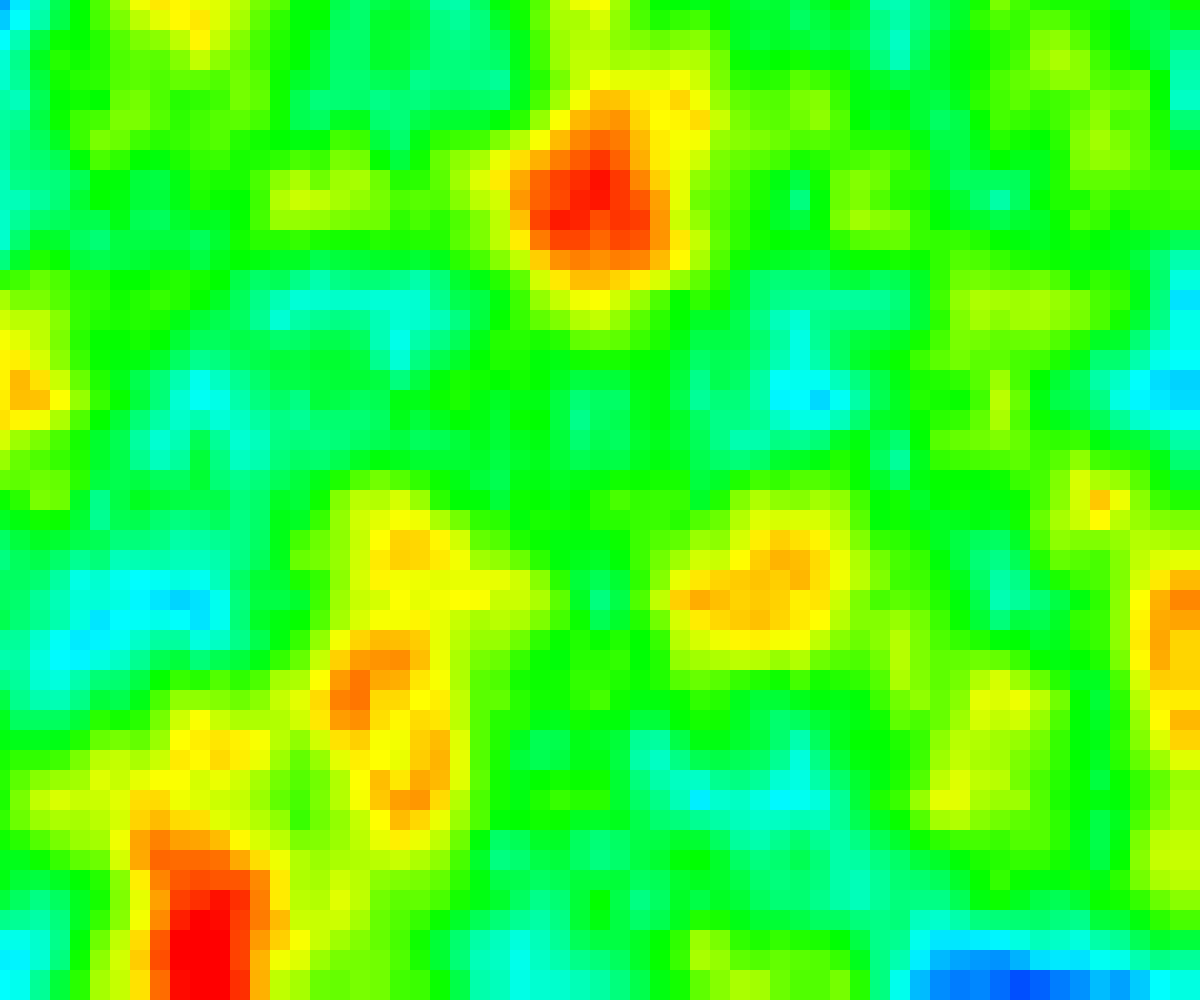
Frame 1 (no input)
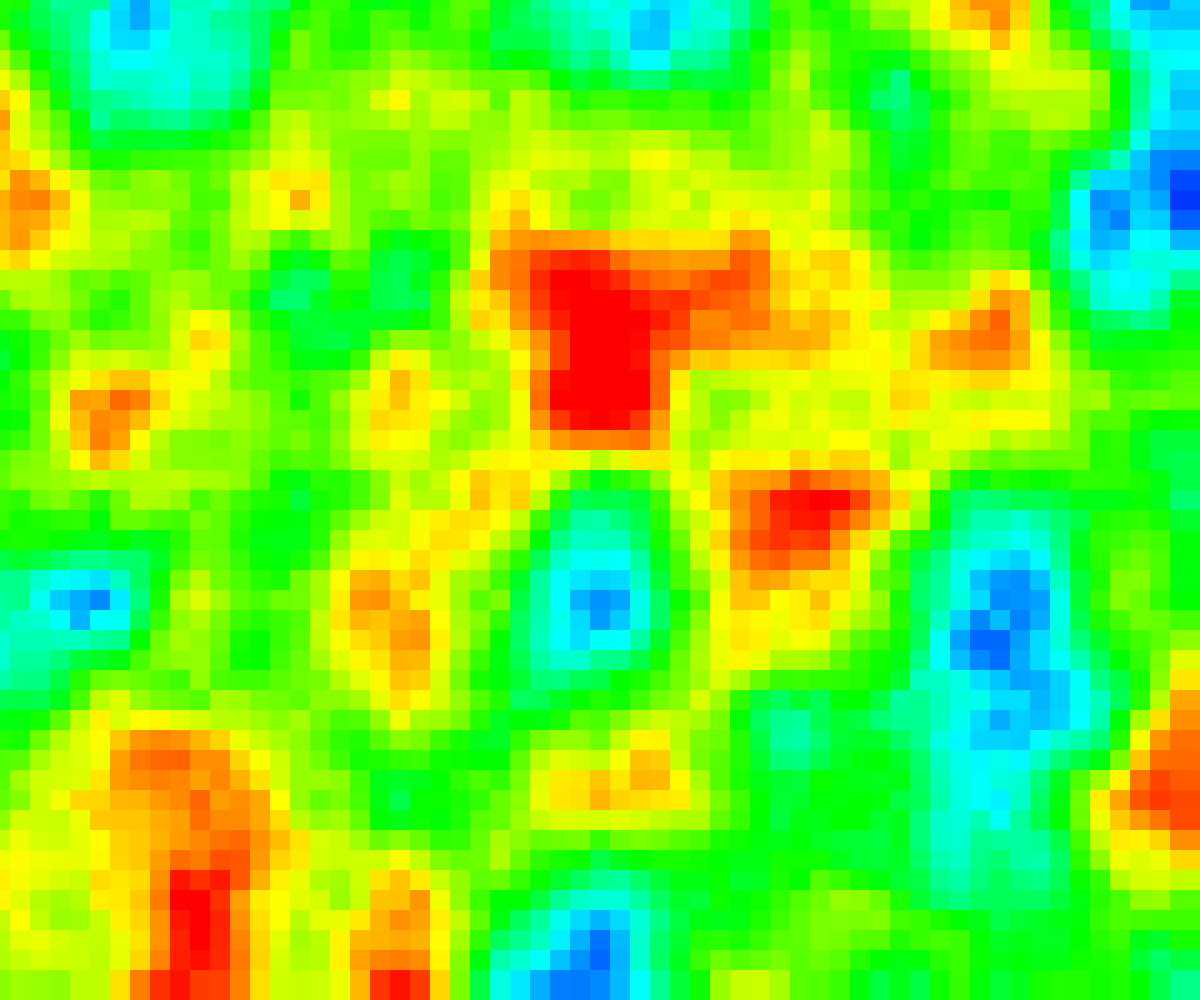
Frame 60 (no input)
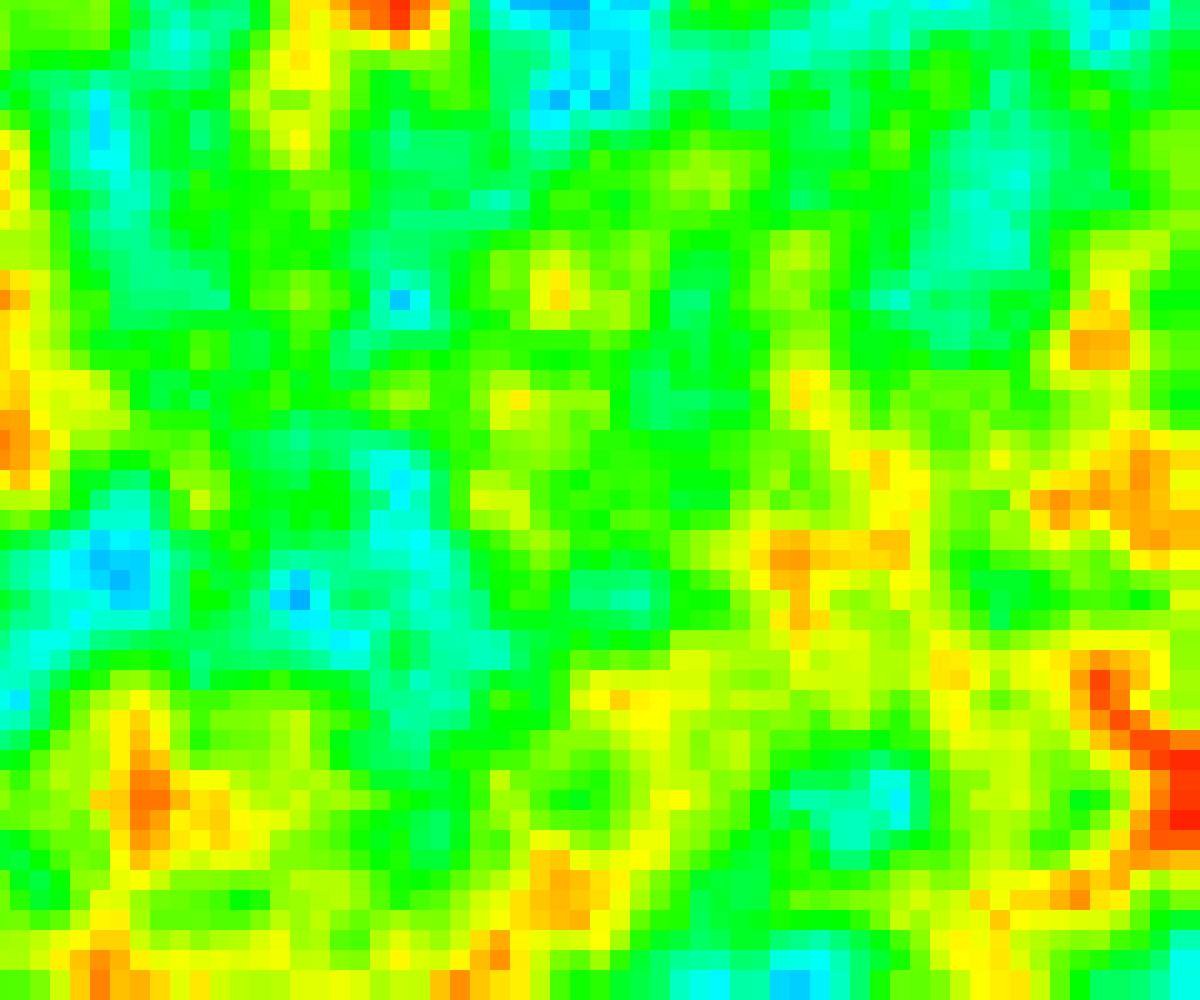
Frame 120 (the mouse pressed at the canvas centre since frame 60)

The p5.js sketch that drew these frames (run headless with seeded random() and noise() and a simulated clock; from frame 60 on, the mouse is pressed at the canvas centre):

// p5.js sketch
// ── sketch.js


let z;

function setup(){
createCanvas(windowWidth,windowHeight);
strokeWeight(20);
colorMode(HSB);

z = random(0,1000);
}

function draw(){
//background(255);
gum();
}


function gum(){
z+= 0.01;
push();
 for(w=0;w<width/20;w++){
	for(h=0;h<height/20;h++){
		f = map(noise(w/10,h/10,z),0.20,0.80,0,255);
		stroke(f,255,255);
		rect(w*20,h*20,20,20);
	}
 }
pop();
}
